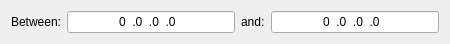
<?xml version="1.0" encoding="UTF-8"?>
<ui version="4.0">
 <class>TerminalSessionTCPWidget</class>
 <widget class="QWidget" name="TerminalSessionTCPWidget">
  <property name="geometry">
   <rect>
    <x>0</x>
    <y>0</y>
    <width>450</width>
    <height>43</height>
   </rect>
  </property>
  <property name="windowTitle">
   <string>Form</string>
  </property>
  <layout class="QGridLayout" name="gridLayout">
   <item row="0" column="0">
    <widget class="QLabel" name="minLabel">
     <property name="sizePolicy">
      <sizepolicy hsizetype="Maximum" vsizetype="Preferred">
       <horstretch>0</horstretch>
       <verstretch>0</verstretch>
      </sizepolicy>
     </property>
     <property name="text">
      <string>Between:</string>
     </property>
     <property name="buddy">
      <cstring>minLineEdit</cstring>
     </property>
    </widget>
   </item>
   <item row="0" column="1">
    <widget class="QLineEdit" name="minLineEdit">
     <property name="sizePolicy">
      <sizepolicy hsizetype="Preferred" vsizetype="Fixed">
       <horstretch>0</horstretch>
       <verstretch>0</verstretch>
      </sizepolicy>
     </property>
     <property name="inputMask">
      <string>000.000.000.000</string>
     </property>
     <property name="text">
      <string>0.0.0.0</string>
     </property>
     <property name="alignment">
      <set>Qt::AlignCenter</set>
     </property>
    </widget>
   </item>
   <item row="0" column="2">
    <widget class="QLabel" name="maxLabel">
     <property name="sizePolicy">
      <sizepolicy hsizetype="Maximum" vsizetype="Preferred">
       <horstretch>0</horstretch>
       <verstretch>0</verstretch>
      </sizepolicy>
     </property>
     <property name="text">
      <string>and:</string>
     </property>
     <property name="buddy">
      <cstring>maxLineEdit</cstring>
     </property>
    </widget>
   </item>
   <item row="0" column="3">
    <widget class="QLineEdit" name="maxLineEdit">
     <property name="sizePolicy">
      <sizepolicy hsizetype="Preferred" vsizetype="Fixed">
       <horstretch>0</horstretch>
       <verstretch>0</verstretch>
      </sizepolicy>
     </property>
     <property name="inputMask">
      <string>000.000.000.000</string>
     </property>
     <property name="text">
      <string>0.0.0.0</string>
     </property>
     <property name="alignment">
      <set>Qt::AlignCenter</set>
     </property>
    </widget>
   </item>
  </layout>
 </widget>
 <resources/>
 <connections/>
</ui>
